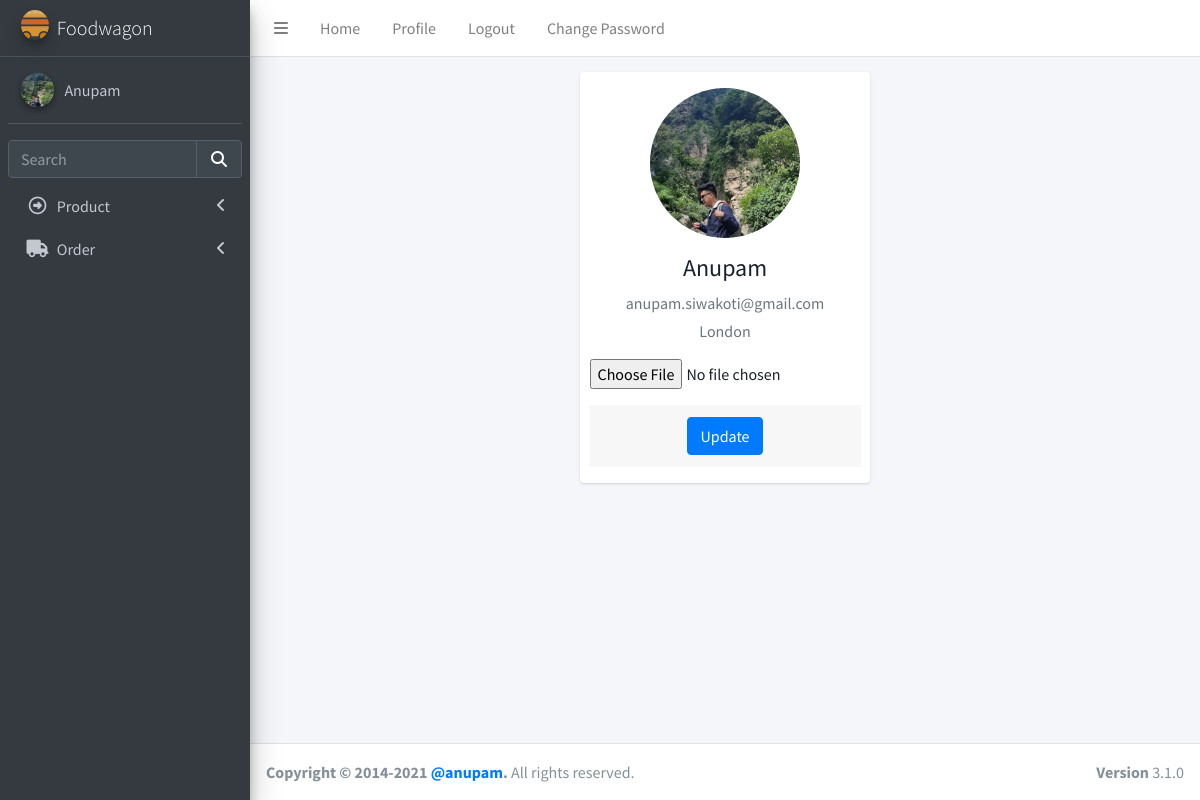
The page /admins/profile/38/ (signed in) on the database its author committed.
### login/models.py (models this page shows, shortened)
class User(AbstractBaseUser):
    email = models.EmailField(max_length=255, unique=True, default="a@gmail.com")
    address = models.TextField(max_length=30, blank=True)
    first_name = models.TextField(max_length=30, blank=True, default="eg aster")
    last_name = models.TextField(max_length=30, blank=True)
    is_staff = models.BooleanField(default=False)  # non super-user
    is_active = models.BooleanField(default=False)
    admin = models.BooleanField(default=False)  # a superuser
    last_login = models.DateTimeField(blank=True, null=True, verbose_name="last login")
    profile_pic = models.ImageField(blank=True, null=True, upload_to="images/user/")
    USERNAME_FIELD = "email"
    objects = UserManager()

### admins/views.py (the view, shortened to what this page needs)
# urls.py: path("profile/<int:id>/", views.Profile, name="profile"),
def Profile(request, id):
    datas = User.objects.get(pk=id)
    fm = UserProfileForm(instance=datas)
    return render(request, "admin/admin_profile.html", {"form": fm})

### admins/forms.py
class UserProfileForm(forms.ModelForm):
    class Meta:
        model = User
        fields = [
            "profile_pic",
        ]
        widgets = {
            "profile_pic": forms.FileInput(
                attrs={
                    "class": "profile_pic",
                }
            ),
        }

### templates/admin/admin_profile.html (shortened to what this page needs)
{%extends "admin/base.html" %} {% load static %}
{% block csspart %}
<link rel="stylesheet" href="{%static 'plugins/fontawesome-free/css/all.min.css' %}" />
<link rel="stylesheet" href="{%static 'dist/css/adminlte.min.css' %}" />
<link rel="stylesheet" href="{%static 'dist/css/profile.css' %}" />
</head>
{% endblock csspart %}
{%block bodycontent%}
<body class="hold-transition sidebar-mini">
    <div class="wrapper">
        <div class="content-wrapper">
                <div class="container">
                    <div class="main-body">
                        <div class="row gutters-sm">
                            <div class="col-md-4 mb-3">
                                <div class="card">
                                        <div class="card-body">
                                                <div class="d-flex flex-column align-items-center text-center">
                                                    {%if user.profile_pic %}
                                                            <img
                                                                src="{{ user.profile_pic.url }}"
                                                                alt="User Image" class="rounded-circle" width="150"
                                                            />
                                                    {% else %}
                                                            <img
                                                                src="{% static 'dist/img/user.png' %}"
                                                                alt="User Image" class="rounded-circle" width="150"
                                                            />
                                                    {% endif %}
                                                    <div class="mt-3">
                                                        <h4>{{user.first_name}}</h4>
                                                        <p class="text-secondary mb-1">{{user.email}}</p>
                                                        <p class="text-muted font-size-sm">{{user.address}}</p>
                                                            <form action="" method="POST" enctype="multipart/form-data">
                                                                        <div class="form-group">
                                                                            {{ form.profile_pic}}
                                                                        </div>
                                                                        <div class="card-footer">
                                                                            <input type="submit" class="btn btn-primary" value="Update" />
                                                                        </div>
                                                            </form>
                                                    </div>
                                                </div>
                                        </div>
                                </div>
                            </div>
                        </div>
                    </div>
                </div>
        </div>
    </div>
    {%endblock bodycontent%}

### templates/admin/base.html (shortened to what this page needs)
<!DOCTYPE html>
<html lang="en">
{% load static %}
<head>
  {% block csspart %}{% endblock csspart %}
</head>
{% block nav%}
<div class="wrapper">
  <nav class="main-header navbar navbar-expand navbar-white navbar-light">
    <ul class="navbar-nav">
      <li class="nav-item">
        <a class="nav-link" data-widget="pushmenu" href="#" role="button"><i class="fas fa-bars"></i></a>
      </li>
      <li class="nav-item d-none d-sm-inline-block">
        <a href="#" class="nav-link">Home</a>
      </li>
      <li class="nav-item d-none d-sm-inline-block"><a href="{% url 'admins:profile' user.id %}"
          class="nav-link">Profile</a></li>
      <li class="nav-item d-none d-sm-inline-block"><a href="{% url 'login:logout' %}" class="nav-link">Logout</a></li>
      <li class="nav-item d-none d-sm-inline-block" data-toggle="modal" data-target="#myModal"><a href="#"
          class="nav-link">Change Password</a></li>
    </ul>
  </nav>
  <aside class="main-sidebar sidebar-dark-primary elevation-4">
    <a href="index3.html" class="brand-link">
      <img src="{%static 'assets/img/gallery/logo.svg' %}" alt="AdminLTE Logo"
        class="brand-image img-circle elevation-3" style="opacity: 0.8" />
      <span class="brand-text font-weight-light">Foodwagon</span>
    </a>
    <div class="sidebar">
      <div class="user-panel mt-3 pb-3 mb-3 d-flex">
        <div class="image">
          {%if user.profile_pic %}
          <img src="{{ user.profile_pic.url }}" class="img-circle elevation-2" alt="User Image" />
          {% else %}
          <img src="{% static 'image/user.png' %}" class="img-circle elevation-2" alt="User Image" />
          {% endif %}
        </div>
        <div class="info">
          <a href="{% url 'admins:profile' user.id %}" class="d-block">{{ user.first_name }}</a>
        </div>
      </div>
      <div class="form-inline">
        <div class="input-group" data-widget="sidebar-search">
          <input class="form-control form-control-sidebar" type="search" placeholder="Search" aria-label="Search" />
          <div class="input-group-append">
            <button class="btn btn-sidebar">
              <i class="fas fa-search fa-fw"></i>
            </button>
          </div>
        </div>
      </div>
      <nav class="mt-2">
        <ul class="nav nav-pills nav-sidebar flex-column" data-widget="treeview" role="menu" data-accordion="false">
          <li class="nav-item">
            <a href="#" class="nav-link">
              <i class="nav-icon far fa-arrow-alt-circle-right"></i>
              <p>
                Product
                <i class="fas fa-angle-left right"></i>
              </p>
            </a>
          </li>
          <li class="nav-item">
            <a href="#" class="nav-link">
              <i class="nav-icon fas fa-truck"></i>
              <p>Order<i class="fas fa-angle-left right"></i>
              </p>
            </a>
          </li>
        </ul>
      </nav>
    </div>
  </aside>
  {% endblock nav%}
  {% block bodycontent%}
  {% endblock bodycontent%}
  <footer class="main-footer">
    <strong>Copyright &copy; 2014-2021
      <a href="https://adminlte.io">@anupam</a>.</strong>
    All rights reserved.
    <div class="float-right d-none d-sm-inline-block">
      <b>Version</b> 3.1.0
    </div>
  </footer>
</div>
</body>
</html>

### rows shown on the page
User: profile_pic (picture), first_name "Anupam", email "anupam.siwakoti@gmail.com", address "London"
